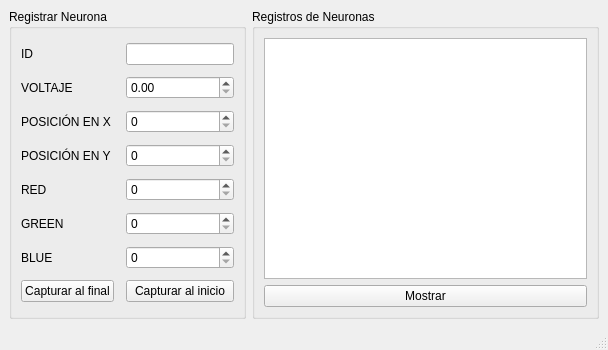
<?xml version="1.0" encoding="UTF-8"?>
<ui version="4.0">
 <class>MainWindow</class>
 <widget class="QMainWindow" name="MainWindow">
  <property name="geometry">
   <rect>
    <x>0</x>
    <y>0</y>
    <width>608</width>
    <height>350</height>
   </rect>
  </property>
  <property name="windowTitle">
   <string>Neuronas</string>
  </property>
  <widget class="QWidget" name="centralwidget">
   <layout class="QFormLayout" name="formLayout">
    <item row="0" column="0">
     <widget class="QGroupBox" name="groupBox">
      <property name="title">
       <string>Registrar Neurona</string>
      </property>
      <layout class="QGridLayout" name="gridLayout">
       <item row="4" column="2">
        <widget class="QSpinBox" name="Red_text"/>
       </item>
       <item row="0" column="0">
        <widget class="QLabel" name="label">
         <property name="text">
          <string>ID</string>
         </property>
        </widget>
       </item>
       <item row="1" column="0">
        <widget class="QLabel" name="label_2">
         <property name="text">
          <string>VOLTAJE</string>
         </property>
        </widget>
       </item>
       <item row="1" column="2">
        <widget class="QDoubleSpinBox" name="voltaje_text"/>
       </item>
       <item row="0" column="2">
        <widget class="QLineEdit" name="id_text"/>
       </item>
       <item row="2" column="2">
        <widget class="QSpinBox" name="PosX_text">
         <property name="maximum">
          <number>120</number>
         </property>
        </widget>
       </item>
       <item row="4" column="0">
        <widget class="QLabel" name="label_5">
         <property name="text">
          <string>RED</string>
         </property>
        </widget>
       </item>
       <item row="3" column="0">
        <widget class="QLabel" name="label_4">
         <property name="text">
          <string>POSICIÓN EN Y</string>
         </property>
        </widget>
       </item>
       <item row="3" column="2">
        <widget class="QSpinBox" name="PosY_text"/>
       </item>
       <item row="6" column="0">
        <widget class="QLabel" name="label_6">
         <property name="text">
          <string>GREEN</string>
         </property>
        </widget>
       </item>
       <item row="6" column="2">
        <widget class="QSpinBox" name="Green_text"/>
       </item>
       <item row="7" column="0">
        <widget class="QLabel" name="label_7">
         <property name="text">
          <string>BLUE</string>
         </property>
        </widget>
       </item>
       <item row="7" column="2">
        <widget class="QSpinBox" name="Blue_text"/>
       </item>
       <item row="8" column="0">
        <widget class="QPushButton" name="pushButton">
         <property name="text">
          <string>Capturar al final</string>
         </property>
        </widget>
       </item>
       <item row="8" column="2">
        <widget class="QPushButton" name="pushButton_2">
         <property name="text">
          <string>Capturar al inicio</string>
         </property>
        </widget>
       </item>
       <item row="2" column="0" colspan="2">
        <widget class="QLabel" name="label_3">
         <property name="text">
          <string>POSICIÓN EN X</string>
         </property>
        </widget>
       </item>
      </layout>
     </widget>
    </item>
    <item row="0" column="1">
     <widget class="QGroupBox" name="groupBox_2">
      <property name="title">
       <string>Registros de Neuronas</string>
      </property>
      <layout class="QVBoxLayout" name="verticalLayout">
       <item>
        <widget class="QPlainTextEdit" name="plainTextEdit"/>
       </item>
       <item>
        <widget class="QPushButton" name="pushButton_3">
         <property name="text">
          <string>Mostrar</string>
         </property>
        </widget>
       </item>
      </layout>
     </widget>
    </item>
   </layout>
  </widget>
  <widget class="QMenuBar" name="menubar">
   <property name="geometry">
    <rect>
     <x>0</x>
     <y>0</y>
     <width>608</width>
     <height>21</height>
    </rect>
   </property>
  </widget>
  <widget class="QStatusBar" name="statusbar"/>
 </widget>
 <resources/>
 <connections/>
</ui>
